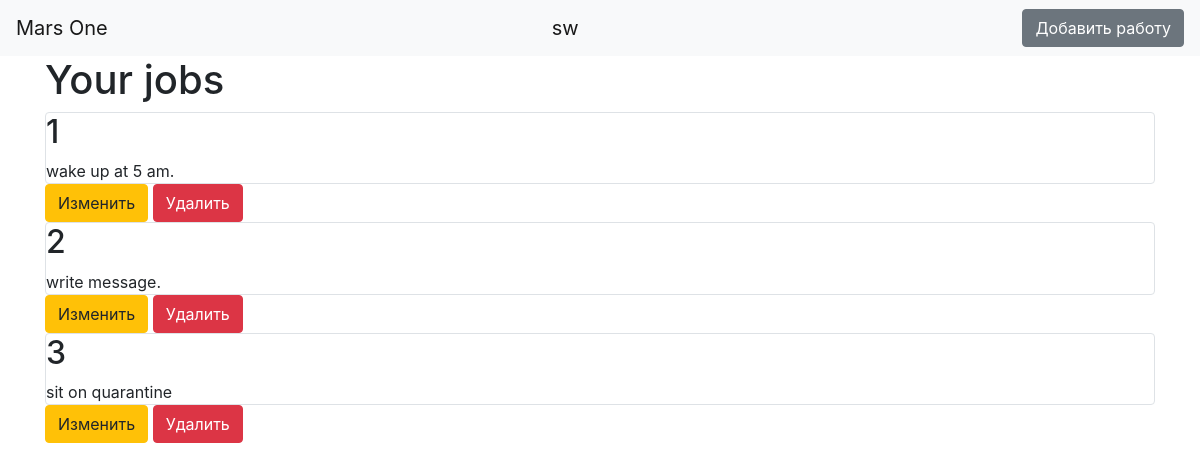
The page / (signed in) on the database its author committed.
### data/users.py (models this page shows, shortened)
class User(SqlAlchemyBase, UserMixin):
    __tablename__ = 'users'
    id = sqlalchemy.Column(sqlalchemy.Integer,
                           primary_key=True, autoincrement=True)
    surname = sqlalchemy.Column(sqlalchemy.String, nullable=True)
    name = sqlalchemy.Column(sqlalchemy.String, nullable=True)
    age = sqlalchemy.Column(sqlalchemy.Integer, nullable=True)
    about = sqlalchemy.Column(sqlalchemy.String, nullable=True)
    position = sqlalchemy.Column(sqlalchemy.String, nullable=True)
    speciality = sqlalchemy.Column(sqlalchemy.String, nullable=True)
    address = sqlalchemy.Column(sqlalchemy.String, nullable=True)
    email = sqlalchemy.Column(sqlalchemy.String,
                              index=True, unique=True, nullable=True)
    hashed_password = sqlalchemy.Column(sqlalchemy.String, nullable=True)
    modified_date = sqlalchemy.Column(sqlalchemy.DateTime,
                                      default=datetime.datetime.now)
    job = orm.relation("Jobs", back_populates='user')

### data/jobs.py (models this page shows)
class Jobs(SqlAlchemyBase):
    __tablename__ = 'jobs'
    id = sqlalchemy.Column(sqlalchemy.Integer,
                           primary_key=True, autoincrement=True)
    team_leader = sqlalchemy.Column(sqlalchemy.Integer, nullable=True)
    job = sqlalchemy.Column(sqlalchemy.String, nullable=True)
    work_size = sqlalchemy.Column(sqlalchemy.Integer, nullable=True)
    collaborators = sqlalchemy.Column(sqlalchemy.String, nullable=True)
    start_date = sqlalchemy.Column(sqlalchemy.DateTime,
                                   default=datetime.datetime.now)
    end_date = sqlalchemy.Column(sqlalchemy.DateTime,
                                 default=datetime.datetime.now)
    is_finished = sqlalchemy.Column(sqlalchemy.Boolean)
    team_leader = sqlalchemy.Column(sqlalchemy.Integer,
                                    sqlalchemy.ForeignKey("users.id"))
    user = orm.relation('User')

### serv.py (the view)
@app.route("/")
def index():
    session = db_session.create_session()
    jobs = session.query(Jobs)
    return render_template("index.html", news=jobs)

### data/db_session.py (called while the page is built)
def create_session() -> Session:
    global __factory
    return __factory()

### serv.py (called while the page is built)
@login_manager.user_loader
def load_user(user_id):
    session = db_session.create_session()
    return session.query(User).get(user_id)

### templates/index.html
{% extends "base.html" %}
{% block content %}
<h1>Your jobs</h1>
{% for item in news%}
<nav>
    {% if current_user.is_authenticated %}
    <div class="col-md6 border rounded">
    <h2>{{item.id}}</h2>
    <div>
        {{item.job}}
    </div>
    </div>
{% endif %}
    {% if current_user.is_authenticated and current_user == item.user or current_user.is_authenticated and current_user.id == 1 %}
    <div>
        <a href="/jobs/{{ item.id }}" class="btn btn-warning">Изменить</a>
        <a href="/jobs_delete/{{ item.id }}" class="btn btn-danger">Удалить</a>
    </div>
{% endif %}
</nav>
{% endfor %}
{% endblock %}

### templates/base.html (shortened to what this page needs)
<!doctype html>
<html lang="en">
<head>
    <link rel="stylesheet"
          href="https://stackpath.bootstrapcdn.com/bootstrap/4.4.1/css/bootstrap.min.css"
>
</head>
<body>
<header>
    <nav class="navbar navbar-light bg-light">
        <a class="navbar-brand" href="#">Mars One</a>
        {% if current_user.is_authenticated %}
        <a class="navbar-brand" href="/logout">{{ current_user.name }}</a>
        <a href="/add_job" class="btn btn-secondary">Добавить работу</a>
        {% else %}
        <p>
            <a class="btn btn-primary " href="/register">Зарегистрироваться</a>
            <a class="btn btn-success" href="/login">Войти</a>
        </p>
        {% endif %}
    </nav>
</header>
<main role="main" class="container">
    {% block content %}{% endblock %}
</main>
</body>
</html>

### rows shown on the page
User: name "sw"
Jobs: id "1", job "wake up at 5 am."
Jobs: id "2", job "write message."
Jobs: id "3", job "sit on quarantine"
